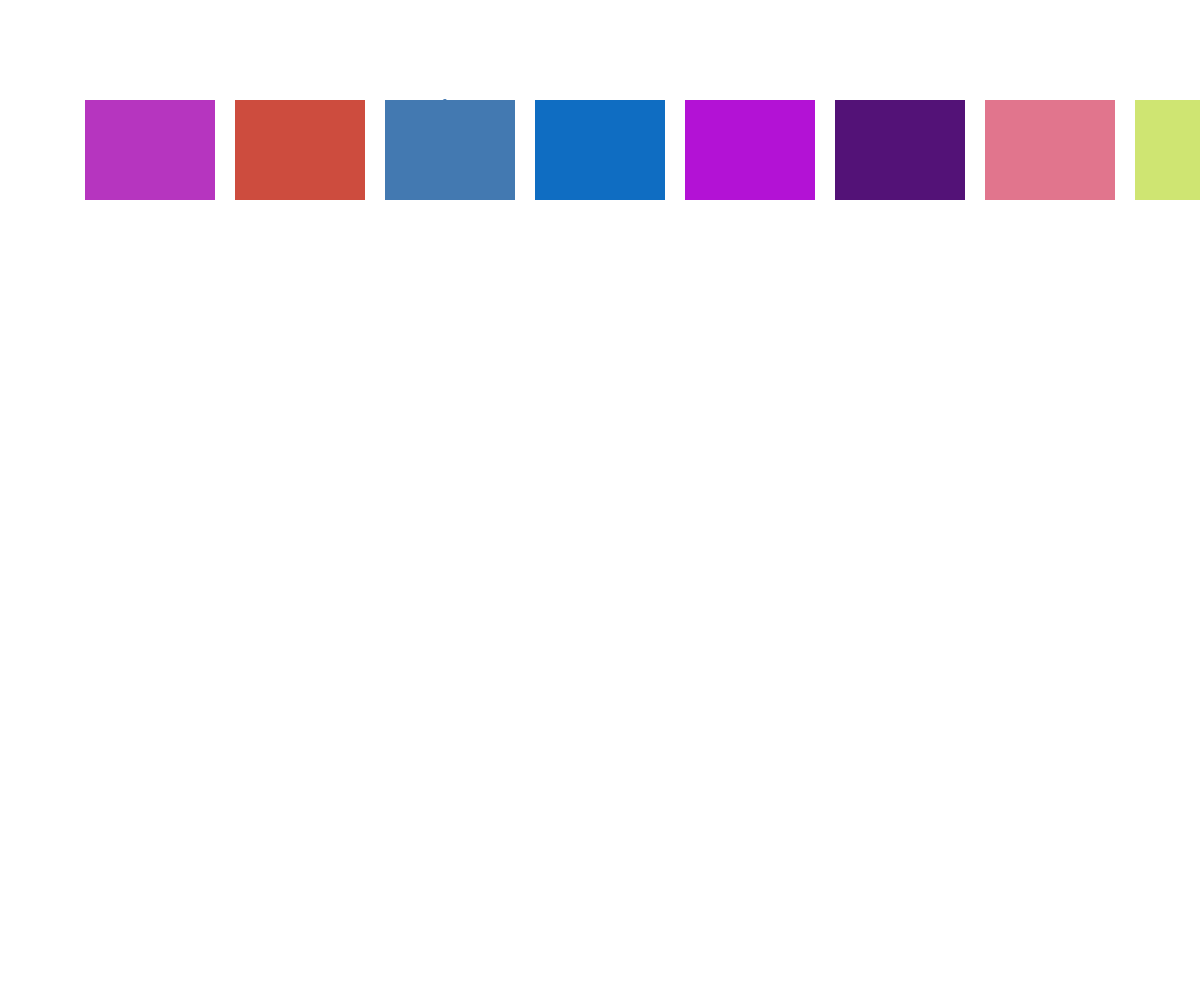
Frame 1 (no input)
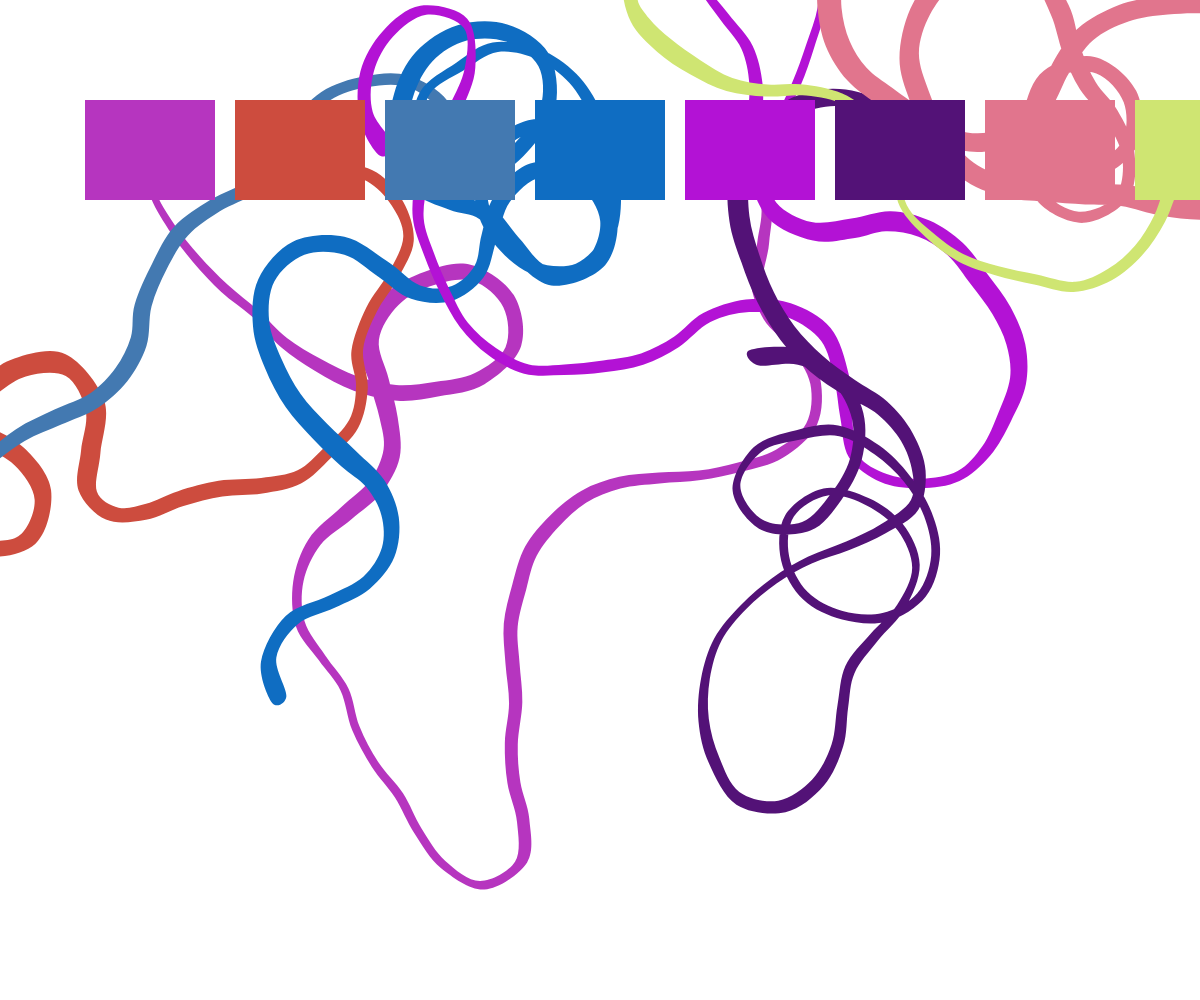
Frame 60 (no input)
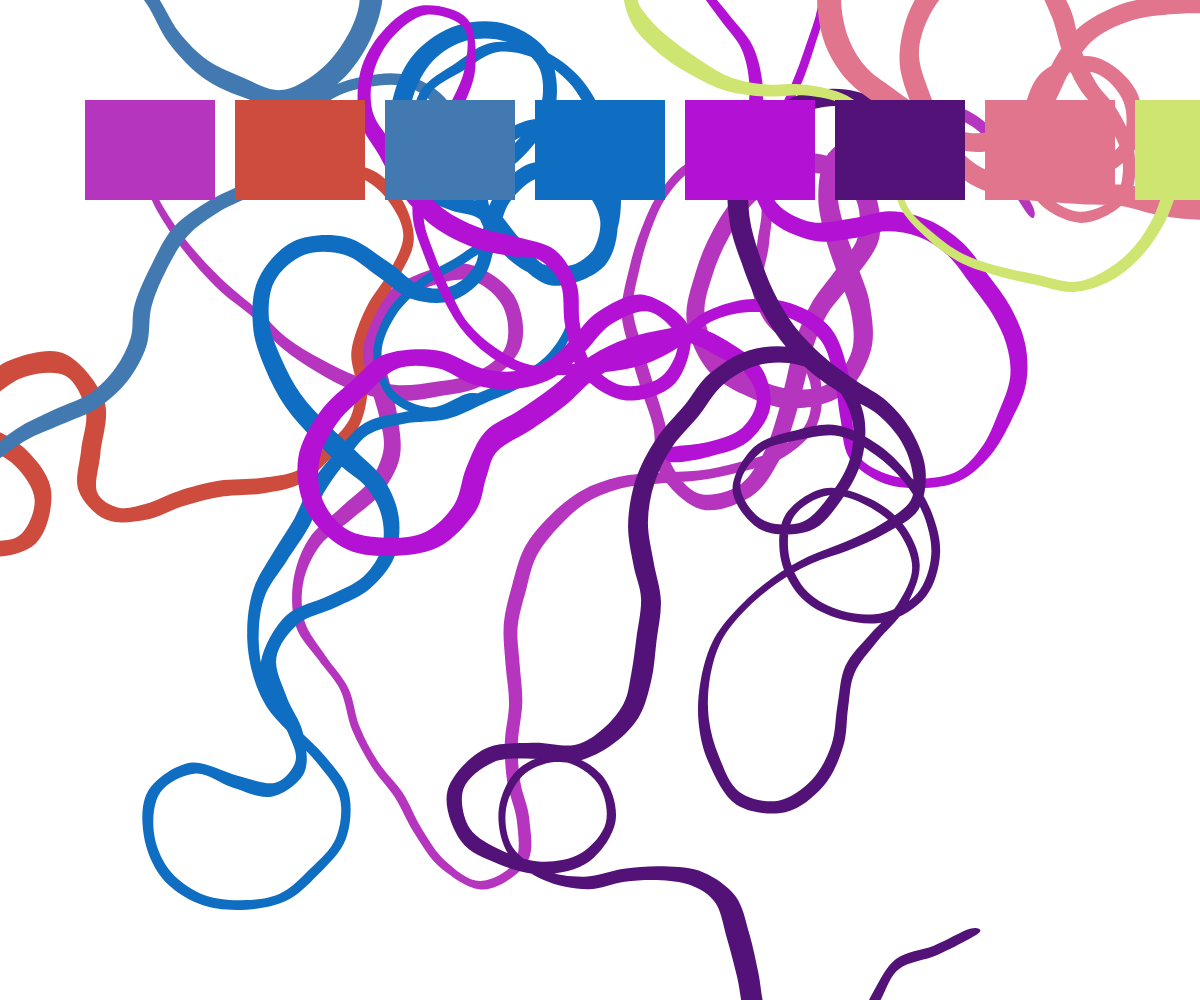
Frame 120 (the mouse pressed at the canvas centre since frame 60)

The p5.js sketch that drew these frames (run headless with seeded random() and noise() and a simulated clock; from frame 60 on, the mouse is pressed at the canvas centre):

// p5.js sketch
// ── sketch.js

let curves = []
let blocks = []

function setup() {
    createCanvas(windowWidth, windowHeight)

    for (let i=0; i<8; i++) {
        let col = color(random(0, 255), random(0, 255), random(0, 255))
        let pos = {x: 150 + i*150, y: 150}
        curves.push(new curve(pos, col))
        blocks.push(new block(pos, col))
    }

}

let length = 1

let activeB, activeC

function draw() {
    background(255)

    for (let curve of curves) {
        curve.draw()
        curve.length = length
    }

    length = length%100 ? length+1 : length
    
    let above = false

    blocks.forEach((block, id) => {
        if (
            mouseX > block.pos.x - block.size.w/2 &&
            mouseX < block.pos.x + block.size.w/2 &&
            mouseY > block.pos.y - block.size.h/2 &&
            mouseY < block.pos.y + block.size.h/2
        ) {
            activeB = block
            activeC = curves[id]

            above = true
        } else {
            block.draw()
        }
    })

    if (!above)
        activeB = activeC = null

    if (activeB && activeC) {
        fill(color(255, 255, 255, 128))
        noStroke()
        rect(0, 0, windowWidth, windowHeight)
        activeB.draw()
        activeC.draw()
        cursor(HAND)
    } else {
        cursor(ARROW)
    }
}

function windowResized() {
    resizeCanvas(windowWidth, windowHeight);
}

// ── block.js
class block {
    constructor(start = {x: 150, y: 150}, color) {
        this.color = color
        this.pos = start

        this.size = {
            w: 130,
            h: 100
        }
    }
    
    draw() {
        push()
        noStroke()
        fill(this.color)
        rect(this.pos.x - this.size.w/2, this.pos.y - this.size.h/2, this.size.w, this.size.h)
        pop()
    }
}

// ── curve.js
class curve {
    constructor(start = {x: 150, y: 150}, color, length = 2) {
        this.start = start
        this.length = length
        this.color = color

        this.tranDist = 40
        this.width = 30

        this.seed = random(0, 360)
    }

    draw() {
        push()

        noiseSeed(this.seed)

        let width = []

        translate(this.start.x, this.start.y)
        beginShape()
        noStroke()
        fill(this.color)

        let v = createVector(0, 0)
        let vT = p5.Vector.fromAngle(radians(this.seed), this.tranDist)

        for (let i=0; i<this.length; i++) {
            curveVertex(v.x, v.y)
            vT.rotate(radians(map(noise(i * 0.3), 0, 1, -90, 90)))
            
            width.push(p5.Vector.add(v, p5.Vector.fromAngle(vT.heading() + PI/2, map(noise(i * 0.1 + 20), 0, 1, 2, this.width))))
            v.add(vT)
        }
        
        width.reverse()
        for (let p of width) {
            curveVertex(p.x, p.y)
        }

        endShape()
        pop()
    }
}
